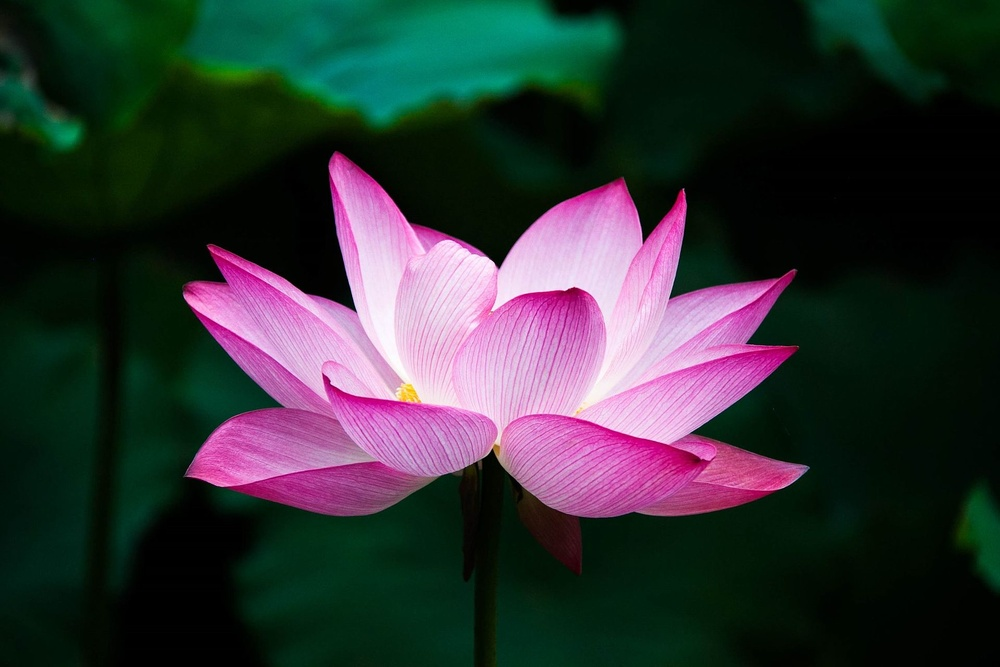
#> input picture Digital_Image _Processing_Anonmous/Experiment1/Task123/Task2/lotus.jpg, 1000 x 667 px, shrunk from 1920 x 1280 before the run
$ python code.py   (older library calls are emulated)
#> lines starting #> are read from the running program, lines starting #| are printed output that depends on the picture; after the words box and inside, x2 and y2 are one past the last pixel; in counts of white or black regions, pixels touching at a corner belong together
import cv2
import numpy as np
import matplotlib.pyplot as plt

image_url = "lotus.jpg"
image = cv2.imread(image_url)
#> image is the input picture: shape (667, 1000, 3); mean B, G, R 53, 51.6, 48.2
grayImage = cv2.imread(image_url,0)
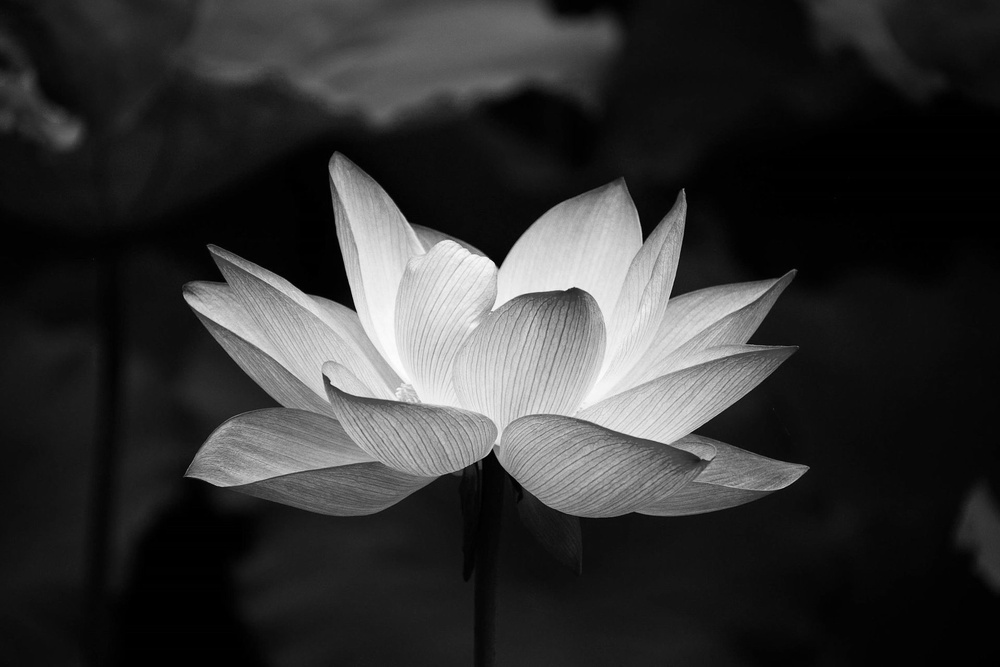
#> grayImage: shape (667, 1000); min 0, max 255, mean 50.7


def pltImageShow(image1,name1,image2,name2):
    plt.figure(figsize=(12, 6))
    plt.subplot(1, 2, 1)
    plt.imshow(image1, cmap='gray')
    plt.title(name1)
    plt.axis('off')
    plt.subplot(1, 2, 2)
    plt.imshow(image2, cmap='gray')
    plt.title(name2)
    plt.axis('off')
    plt.tight_layout()
    plt.show()


# 将图像转换为灰度图
gray_image = cv2.cvtColor(image, cv2.COLOR_BGR2GRAY)

# 显示灰度图像
plt.imshow(gray_image, cmap='gray')
plt.title('灰度图像',fontproperties="SimSun")
plt.axis('off')  # 不显示坐标轴
plt.show()

# 计算灰度直方图
histogram = cv2.calcHist([gray_image], [0], None, [256], [0, 256])
#> histogram = 256 values, max 29628 at index 0, min 0 at index 255, mean 2605.5

# 绘制灰度直方图
plt.figure()
plt.title('灰度直方图',fontproperties="SimSun")
plt.xlabel('像素强度',fontproperties="SimSun")
plt.ylabel('频数',fontproperties="SimSun")
plt.plot(histogram)
plt.xlim([0, 256])  # 设置 x 轴范围为 [0, 256]（256个灰度级）
plt.show()
#> figure, not shown here; curve peaks at x = 0, y = 29628


# Task2

def piecewise_linear_transform(pixel_value):
    # 定义分段线性变换函数
    if pixel_value < 100:
        return pixel_value  # 小于100的部分保持不变
    else:
        return int(255 * (pixel_value - 100) / (255 - 100))

transformed_image = np.vectorize(piecewise_linear_transform)(grayImage) # 应用变换
pltImageShow(grayImage,'Original Image', transformed_image,'Transformed Image') # 显示结果


# Task3
equalizedImage = cv2.equalizeHist(grayImage) # 应用直方图均衡化
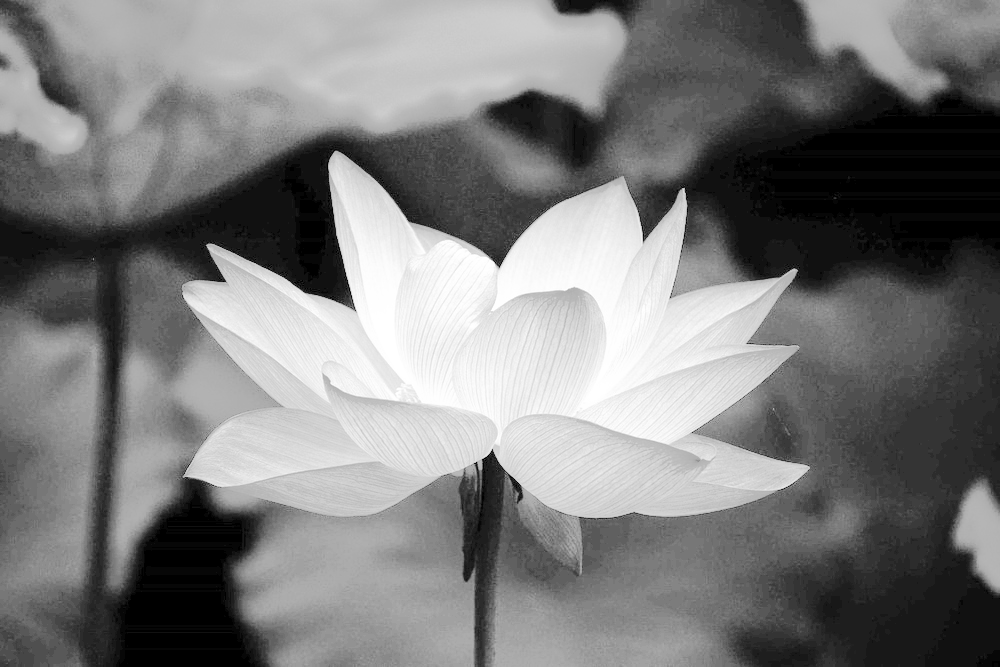
#> equalizedImage: shape (667, 1000); min 0, max 255, mean 123.8
pltImageShow(grayImage,'Original Gray Image',equalizedImage,'Equalized Image')

# Task4
pseudocolorImage = cv2.applyColorMap(grayImage, cv2.COLORMAP_JET)
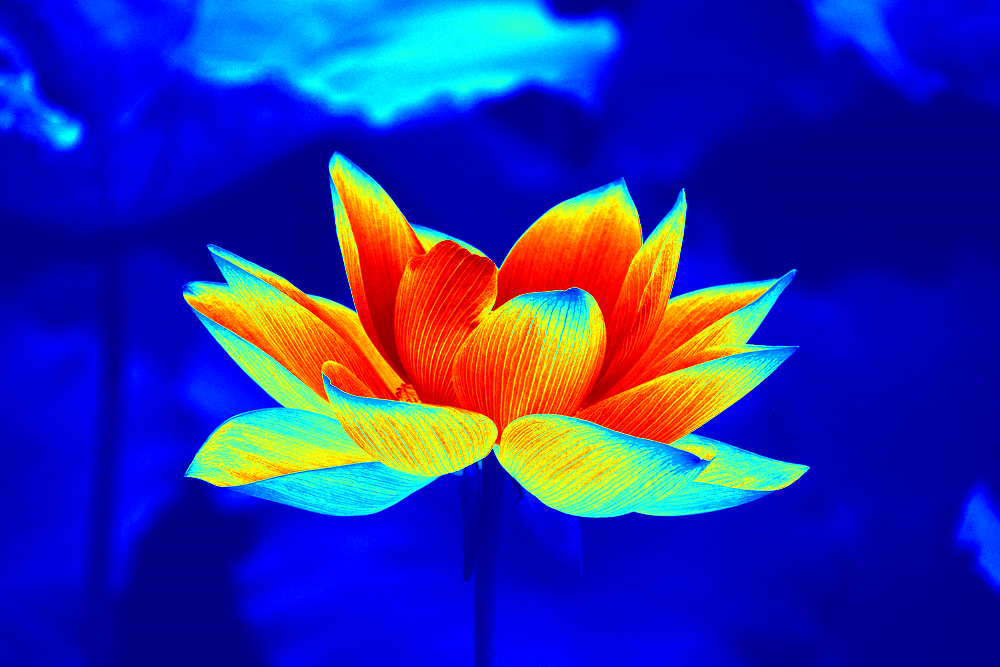
#> pseudocolorImage: shape (667, 1000, 3); mean B, G, R 163, 46.6, 40.2
pltImageShow(grayImage,'Gray Image',pseudocolorImage,'Pseudocolor Image')

# Task5
mean = 0 # 添加高斯噪声
sigma = 25  # 调整噪声强度
noisyImage = grayImage + np.random.normal(mean, sigma, grayImage.shape)
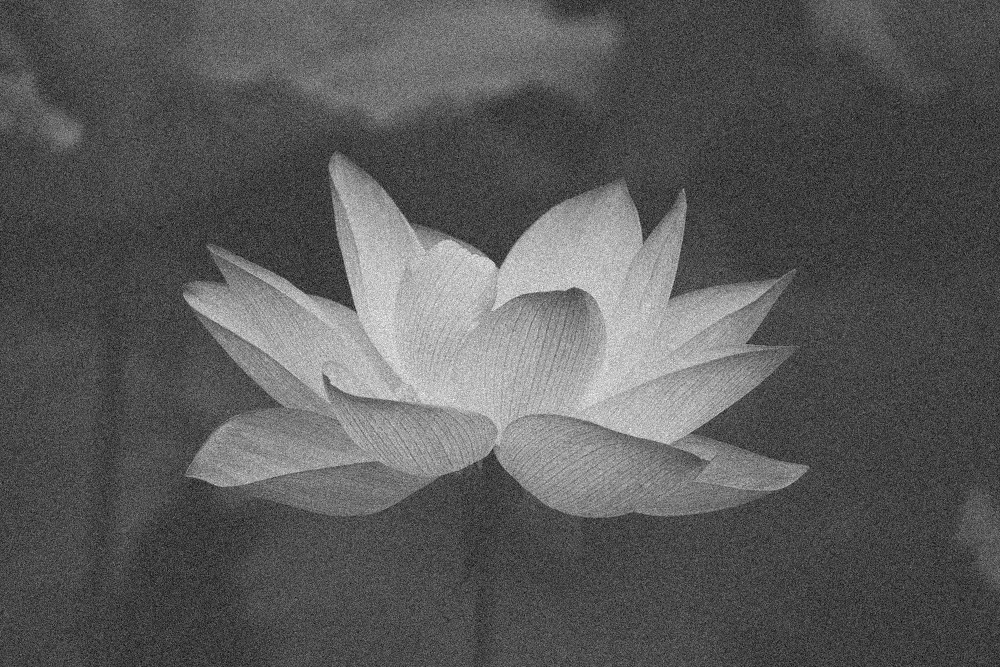
#> noisyImage: shape (667, 1000) float64; min -105.3, max 335.4, mean 50.8; drawn with min black and max white
noisyImage = np.clip(noisyImage, 0, 255)  # 将像素值限制在0到255之间
noisyImage = noisyImage.astype(np.uint8)

# 使用高斯模糊进行平滑处理
blurredImage = cv2.GaussianBlur(noisyImage, (5, 5), 0)  # 调整核大小和标准差

plt.figure(figsize=(12, 6))
plt.subplot(1, 3, 1)
plt.imshow(grayImage, cmap='gray')
plt.title('Original Gray Image')
plt.axis('off')
plt.subplot(1, 3, 2)
plt.imshow(noisyImage, cmap='gray')
plt.title('Noisy Image')
plt.axis('off')
plt.subplot(1, 3, 3)
plt.imshow(blurredImage, cmap='gray')
plt.title('Blurred Image')
plt.axis('off')
plt.tight_layout()
plt.show()

# task6
sobel_x = cv2.Sobel(grayImage, cv2.CV_64F, 1, 0, ksize=3)  # 水平方向
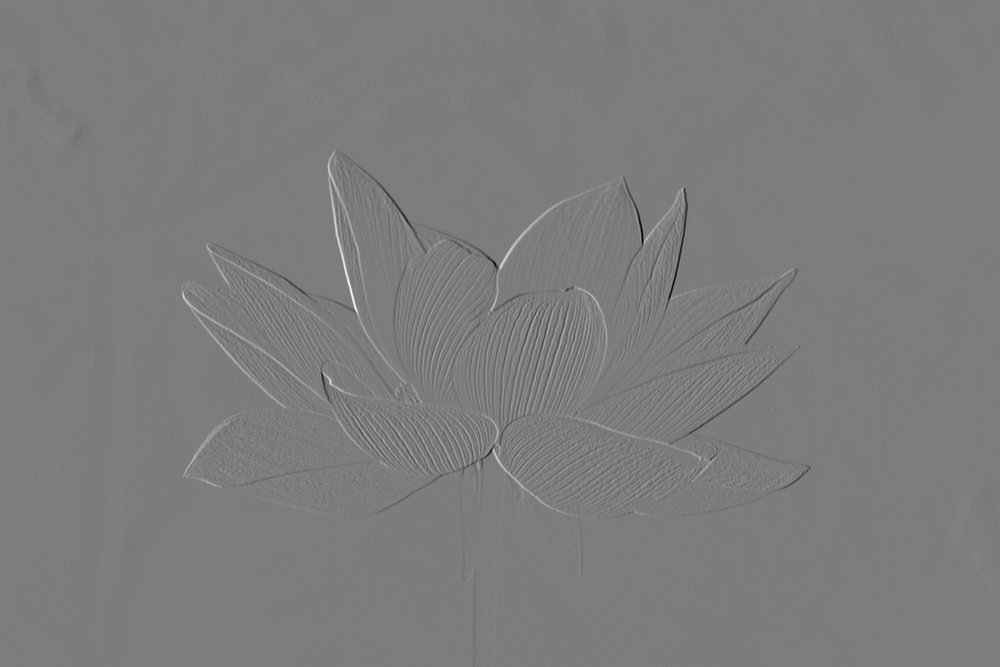
#> sobel_x: shape (667, 1000) float64; min -830, max 863, mean 0; drawn with min black and max white
sobel_y = cv2.Sobel(grayImage, cv2.CV_64F, 0, 1, ksize=3)  # 垂直方向
sobel_magnitude = np.sqrt(sobel_x**2 + sobel_y**2) # 计算梯度幅值
sobel_magnitude = np.uint8(sobel_magnitude / np.max(sobel_magnitude) * 255) # 将结果转换为8位图像格式
alpha = 1.5  # 原图像的权重
beta = -0.5  # 边缘增强部分的权重
sharpened_image = cv2.addWeighted(grayImage, alpha, sobel_magnitude, beta, 0)
pltImageShow(grayImage,'Original Image',sharpened_image,'Sharpened Image')


# Task7
low_threshold = 50 # 设定低阈值和高阈值
high_threshold = 150

edges = cv2.Canny(grayImage, low_threshold, high_threshold) # 使用Canny算子检测边缘
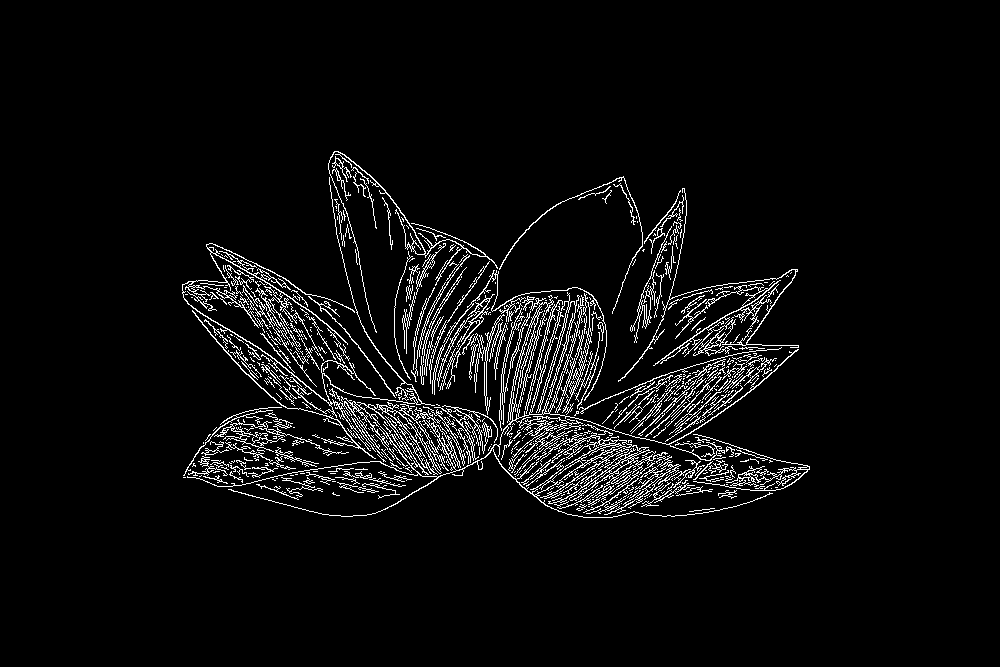
#> edges: shape (667, 1000); 4.8% white in thin lines or dots, all inside (x1, y1, x2, y2) = (182, 151, 810, 518)
kernel = cv2.getStructuringElement(cv2.MORPH_RECT, (3, 3)) # 定义一个3x3的内核
morph_gradient = cv2.morphologyEx(grayImage, cv2.MORPH_GRADIENT, kernel) # 计算形态学梯度

# 进行图像锐化，alpha和beta是调节锐化强度的参数
sharpened_image = cv2.addWeighted(grayImage, 1.0, edges, 1.0, 0)
sharpened_image = cv2.addWeighted(sharpened_image, 1.0, morph_gradient, 1.0, 0)

# 使用matplotlib显示结果
plt.figure(figsize=(10, 7))

plt.subplot(2, 2, 1)
plt.title('Original Image')
plt.imshow(grayImage, cmap='gray')

plt.subplot(2, 2, 2)
plt.title('Canny Edges')
plt.imshow(edges, cmap='gray')

plt.subplot(2, 2, 3)
plt.title('Morphological Gradient')
plt.imshow(morph_gradient, cmap='gray')

plt.subplot(2, 2, 4)
plt.title('Sharpened Image')
plt.imshow(sharpened_image, cmap='gray')

plt.show()

# Task8
# 对图像进行傅里叶变换
dft = cv2.dft(np.float32(grayImage), flags=cv2.DFT_COMPLEX_OUTPUT)
dft_shift = np.fft.fftshift(dft)

# 获取图像的大小
rows, cols = grayImage.shape
#> rows = 667; cols = 1000
crow, ccol = rows // 2 , cols // 2
#> crow = 333; ccol = 500

# 创建低通滤波器掩码
mask = np.zeros((rows, cols, 2), np.uint8)
r = 30  # 半径
center = [crow, ccol]
#> center = [333, 500]
x, y = np.ogrid[:rows, :cols]
#> x = 667 values from 0 to 666
mask_area = (x - center[0]) ** 2 + (y - center[1]) ** 2 <= r*r
mask[mask_area] = 1

# 创建高通滤波器掩码
mask_high = 1 - mask

# 应用低通滤波器
fshift_low = dft_shift * mask

# 应用高通滤波器
fshift_high = dft_shift * mask_high

# 低通滤波结果的逆傅里叶变换
f_ishift_low = np.fft.ifftshift(fshift_low)
img_back_low = cv2.idft(f_ishift_low)
img_back_low = cv2.magnitude(img_back_low[:, :, 0], img_back_low[:, :, 1])

# 高通滤波结果的逆傅里叶变换
f_ishift_high = np.fft.ifftshift(fshift_high)
img_back_high = cv2.idft(f_ishift_high)
img_back_high = cv2.magnitude(img_back_high[:, :, 0], img_back_high[:, :, 1])
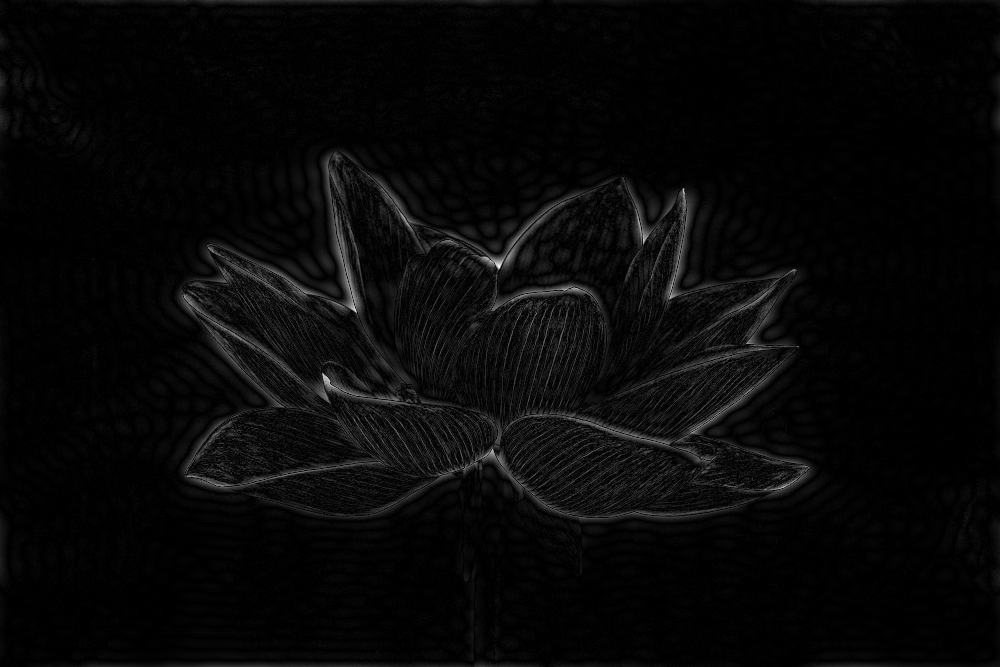
#> img_back_high: shape (667, 1000) float32; min 8.18, max 109594272, mean 3574608.2; drawn with min black and max white

# 使用matplotlib显示结果
plt.figure(figsize=(10, 7))

plt.subplot(2, 2, 1)
plt.title('Original Image')
plt.imshow(grayImage, cmap='gray')

plt.subplot(2, 2, 2)
plt.title('Low Pass Filtered Image')
plt.imshow(img_back_low, cmap='gray')

plt.subplot(2, 2, 3)
plt.title('High Pass Filtered Image')
plt.imshow(img_back_high, cmap='gray')

plt.show()
